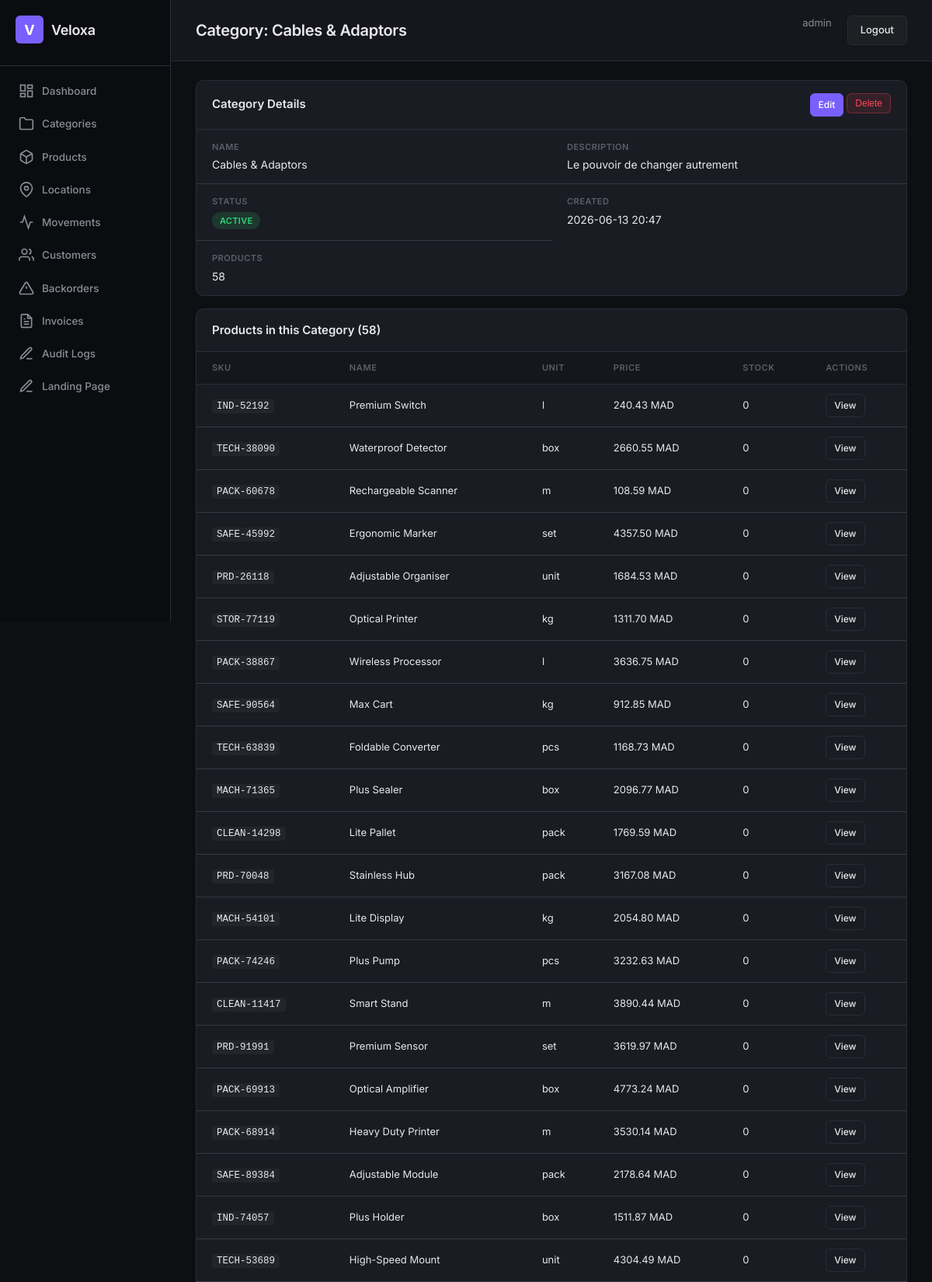
The app's page /categories/7/ (signed in, upper part) with its own data.
### apps/warehouse/models/product.py (models this page shows, shortened)
class Category(models.Model):
    name = models.CharField(max_length=100, unique=True)
    description = models.TextField(blank=True)
    is_active = models.BooleanField(default=True)
    created_at = models.DateTimeField(auto_now_add=True)
    tenant = models.ForeignKey(
        "tenants.Tenant", on_delete=models.CASCADE,
        null=True, blank=True, related_name="%(class)s_set",
    )
    objects = TenantAwareManager()
    class Meta:
        db_table = "warehouse_category"
        verbose_name_plural = "Categories"
        ordering = ["name"]

class Product(models.Model):
    sku = models.CharField(max_length=64, unique=True, db_index=True)
    name = models.CharField(max_length=255)
    description = models.TextField(blank=True)
    category = models.ForeignKey(
        Category, on_delete=models.SET_NULL, null=True, blank=True,
        related_name="products",
    )
    unit = models.ForeignKey(
        Unit, on_delete=models.PROTECT, null=True, blank=True,
        related_name="products",
    )
    cost_price = models.DecimalField(max_digits=12, decimal_places=2, default=0)
    is_active = models.BooleanField(default=True)
    created_at = models.DateTimeField(auto_now_add=True)
    updated_at = models.DateTimeField(auto_now=True)
    tenant = models.ForeignKey(
        "tenants.Tenant", on_delete=models.CASCADE,
        null=True, blank=True, related_name="%(class)s_set",
    )
    objects = TenantAwareManager()
    class Meta:
        db_table = "warehouse_product"
        verbose_name = "Product"

class Unit(models.Model):
    name = models.CharField(max_length=50, unique=True, help_text="e.g. Kilogram, Piece, Box")
    abbreviation = models.CharField(max_length=10, unique=True, help_text="e.g. kg, pcs, box")
    is_active = models.BooleanField(default=True)
    class Meta:
        db_table = "warehouse_unit"
        ordering = ["name"]

### apps/accounts/models.py (models this page shows, shortened)
class User(AbstractUser):
    objects = TenantAwareUserManager()
    ROLE_CHOICES = [
        ("super_admin", "Super Admin"),
        ("warehouse_manager", "Warehouse Manager"),
        ("auditor", "Auditor"),
        ("viewer", "Read-Only Viewer"),
    ]
    role = models.CharField(max_length=32, choices=ROLE_CHOICES, default="viewer")
    phone = models.CharField(max_length=20, blank=True)
    tenant = models.ForeignKey(
        "tenants.Tenant", on_delete=models.CASCADE,
        null=True, blank=True, related_name="users",
    )
    class Meta:
        db_table = "accounts_user"
        verbose_name = "User"
        verbose_name_plural = "Users"

### config/views.py (the view)
# urls.py: path("categories/<int:pk>/", views.category_detail, name="category-detail"),
@login_required
def category_detail(request, pk):
    from django.db.models import Sum
    cat = get_object_or_404(Category, pk=pk)
    products = Product.objects.filter(category=cat).select_related("unit")
    for p in products:
        p.net_stock = StockMovement.objects.filter(product=p).aggregate(Sum("qty"))["qty__sum"] or 0
    return render(request, "category_detail.html", {"category": cat, "products": products})

### apps/accounts/models.py (called while the page is built)
    def get_queryset(self):
        from apps.tenants.utils import get_current_tenant_id
        qs = super().get_queryset()
        tenant_id = get_current_tenant_id()
        if tenant_id is not None:
            return qs.filter(tenant_id=tenant_id)
        return qs

### apps/tenants/managers.py (called while the page is built)
    def get_queryset(self):
        qs = super().get_queryset()
        tenant_id = get_current_tenant_id()
        if tenant_id is not None:
            return qs.filter(tenant_id=tenant_id)
        return qs

### apps/tenants/utils.py (called while the page is built)
def set_current_tenant(tenant):
    _thread_local.tenant = tenant

def get_current_tenant():
    return getattr(_thread_local, "tenant", None)

def get_current_tenant_id():
    tenant = get_current_tenant()
    return tenant.id if tenant else None

### templates/category_detail.html (shortened to what this page needs)
{% extends 'base.html' %}{% block title %}{{ category.name }} — Veloxa Warehouse{% endblock %}{% block page_title %}Category: {{ category.name }}{% endblock %}{% block active %}categories{% endblock %}
{% block content %}
<div class="card">
  <div class="card-header" style="display:flex;justify-content:space-between;align-items:center"><h2>Category Details</h2><div class="actions-cell"><a href="{% url 'category-update' pk=category.pk %}" class="btn btn-sm btn-primary">Edit</a><form method="post" action="{% url 'category-delete' pk=category.pk %}">{% csrf_token %}<button class="btn btn-sm btn-danger">Delete</button></form></div></div>
  <div class="card-body"><div class="detail-grid">
    <div class="detail-field"><div class="detail-label">Name</div><div class="detail-value">{{ category.name }}</div></div>
    <div class="detail-field"><div class="detail-label">Description</div><div class="detail-value">{{ category.description|default:"—" }}</div></div>
    <div class="detail-field"><div class="detail-label">Status</div><div class="detail-value">{% if category.is_active %}<span class="badge badge-success">Active</span>{% else %}<span class="badge badge-muted">Inactive</span>{% endif %}</div></div>
    <div class="detail-field"><div class="detail-label">Created</div><div class="detail-value">{{ category.created_at|date:"Y-m-d H:i" }}</div></div>
    <div class="detail-field"><div class="detail-label">Products</div><div class="detail-value">{{ category.products.count }}</div></div>
  </div></div></div>
<div class="card mt-2">
  <div class="card-header"><h2>Products in this Category ({{ products|length }})</h2></div>
  <div class="card-body">
    {% if products %}
    <table class="table"><thead><tr><th>SKU</th><th>Name</th><th>Unit</th><th>Price</th><th>Stock</th><th class="actions-cell">Actions</th></tr></thead>
    <tbody>{% for p in products %}<tr><td><code>{{ p.sku }}</code></td><td>{{ p.name }}</td><td>{{ p.unit.abbreviation|default:"—" }}</td><td>{{ p.cost_price }} MAD</td><td>{{ p.net_stock }}</td><td class="actions-cell"><a href="{% url 'product-detail' pk=p.pk %}" class="btn btn-sm">View</a></td></tr>{% endfor %}</tbody></table>
    {% else %}<p class="empty">No products in this category.</p>{% endif %}
  </div>
</div>
{% endblock %}

### templates/base.html (shortened to what this page needs)
{% load static %}
<!DOCTYPE html>
<html lang="en">
<head>
  <link rel="stylesheet" href="{% static 'css/style.css' %}">
</head>
<body>
  <div class="layout">
    <aside class="sidebar">
      <div class="sidebar-brand">
        <div class="brand-icon">V</div>
        <span class="brand-text">Veloxa</span>
      </div>
      <nav class="sidebar-nav">
        <a href="{% url 'dashboard' %}" class="nav-item {% if active == 'dashboard' %}active{% endif %}">
          <svg width="20" height="20" viewBox="0 0 24 24" fill="none" stroke="currentColor" stroke-width="2"><rect x="3" y="3" width="7" height="9"/><rect x="14" y="3" width="7" height="5"/><rect x="14" y="12" width="7" height="9"/><rect x="3" y="16" width="7" height="5"/></svg>
          Dashboard
        </a>
        <a href="{% url 'category-list' %}" class="nav-item {% if active == 'categories' %}active{% endif %}">
          <svg width="20" height="20" viewBox="0 0 24 24" fill="none" stroke="currentColor" stroke-width="2"><path d="M22 19a2 2 0 0 1-2 2H4a2 2 0 0 1-2-2V5a2 2 0 0 1 2-2h5l2 3h9a2 2 0 0 1 2 2z"/></svg>
          Categories
        </a>
        <a href="{% url 'product-list' %}" class="nav-item {% if active == 'products' %}active{% endif %}">
          Products
        </a>
        <a href="{% url 'location-list' %}" class="nav-item {% if active == 'locations' %}active{% endif %}">
          <svg width="20" height="20" viewBox="0 0 24 24" fill="none" stroke="currentColor" stroke-width="2"><path d="M21 10c0 7-9 13-9 13s-9-6-9-13a9 9 0 0 1 18 0z"/><circle cx="12" cy="10" r="3"/></svg>
          Locations
        </a>
        <a href="{% url 'movement-list' %}" class="nav-item {% if active == 'movements' %}active{% endif %}">
          <svg width="20" height="20" viewBox="0 0 24 24" fill="none" stroke="currentColor" stroke-width="2"><polyline points="22 12 18 12 15 21 9 3 6 12 2 12"/></svg>
          Movements
        </a>
        <a href="{% url 'customer-list' %}" class="nav-item {% if active == 'customers' %}active{% endif %}">
          <svg width="20" height="20" viewBox="0 0 24 24" fill="none" stroke="currentColor" stroke-width="2"><path d="M17 21v-2a4 4 0 0 0-4-4H5a4 4 0 0 0-4 4v2"/><circle cx="9" cy="7" r="4"/><path d="M23 21v-2a4 4 0 0 0-3-3.87"/><path d="M16 3.13a4 4 0 0 1 0 7.75"/></svg>
          Customers
        </a>
        <a href="{% url 'backorder-list' %}" class="nav-item {% if active == 'backorders' %}active{% endif %}">
          <svg width="20" height="20" viewBox="0 0 24 24" fill="none" stroke="currentColor" stroke-width="2"><path d="M10.29 3.86L1.82 18a2 2 0 0 0 1.71 3h16.94a2 2 0 0 0 1.71-3L13.71 3.86a2 2 0 0 0-3.42 0z"/><line x1="12" y1="9" x2="12" y2="13"/><line x1="12" y1="17" x2="12.01" y2="17"/></svg>
          Backorders
        </a>
        <a href="{% url 'invoice-list' %}" class="nav-item {% if active == 'invoices' %}active{% endif %}">
          <svg width="20" height="20" viewBox="0 0 24 24" fill="none" stroke="currentColor" stroke-width="2"><path d="M14 2H6a2 2 0 0 0-2 2v16a2 2 0 0 0 2 2h12a2 2 0 0 0 2-2V8z"/><polyline points="14 2 14 8 20 8"/><line x1="16" y1="13" x2="8" y2="13"/><line x1="16" y1="17" x2="8" y2="17"/><polyline points="10 9 9 9 8 9"/></svg>
          Invoices
        </a>
        <a href="{% url 'audit-log-list' %}" class="nav-item {% if active == 'audit' %}active{% endif %}">
          <svg width="20" height="20" viewBox="0 0 24 24" fill="none" stroke="currentColor" stroke-width="2"><path d="M12 20h9"/><path d="M16.5 3.5a2.121 2.121 0 0 1 3 3L7 19l-4 1 1-4L16.5 3.5z"/></svg>
          Audit Logs
        </a>
        <a href="{% url 'landing-manage' %}" class="nav-item {% if active == 'landing' %}active{% endif %}">
          <svg width="20" height="20" viewBox="0 0 24 24" fill="none" stroke="currentColor" stroke-width="2"><path d="M12 20h9"/><path d="M16.5 3.5a2.121 2.121 0 0 1 3 3L7 19l-4 1 1-4L16.5 3.5z"/></svg>
          Landing Page
        </a>
      </nav>
    </aside>
    <main class="main">
      <header class="topbar">
        <h1 class="page-title">{% block page_title %}Dashboard{% endblock %}</h1>
        <div class="topbar-right">
          <a href="{% url 'profile' %}" style="color:var(--text-secondary);font-size:13px;margin-right:12px;text-decoration:none">{{ request.user.username }}</a>
          <a href="{% url 'logout' %}" class="btn btn-glass">Logout</a>
        </div>
      </header>
      <div class="content">
        {% block content %}{% endblock %}
      </div>
    </main>
  </div>
</body>
</html>

### static/css/style.css (style rules this page uses)
:root { --bg-primary: #0e0f13; --bg-secondary: #15171c; --bg-card: #1a1c23; --bg-card-hover: #1f2129; --bg-sidebar: #0b0c0f; --border: #2a2d36; --border-light: #363944; --text-primary: #e8e8ed; --text-secondary: #8b8d97; --text-muted: #5c5e68; --accent: #7a5fff; --accent-hover: #6b50e8; --accent-glow: rgba(122, 95, 255, 0.15); --success: #2ed573; --warning: #ffa502; --danger: #ff4757; --info: #3b82f6; --radius: 10px; --radius-sm: 6px; --shadow: 0 2px 8px rgba(0,0,0,.3); }
* { margin: 0; padding: 0; box-sizing: border-box; }
body { font-family: "Inter", -apple-system, BlinkMacSystemFont, sans-serif; background: var(--bg-primary); color: var(--text-primary); font-size: 14px; line-height: 1.5; }
.layout { display: flex; min-height: 100vh; }
.sidebar { width: 220px; background: var(--bg-sidebar); border-right: 1px solid var(--border); padding: 0; display: flex; flex-direction: column; position: fixed; top: 0; left: 0; height: 100vh; z-index: 100; backdrop-filter: blur(12px); }
.sidebar-brand { display: flex; align-items: center; gap: 10px; padding: 20px 20px 28px; border-bottom: 1px solid var(--border); }
.brand-icon { width: 36px; height: 36px; background: var(--accent); border-radius: var(--radius-sm); display: flex; align-items: center; justify-content: center; font-weight: 700; font-size: 18px; color: #fff; }
.brand-text { font-size: 18px; font-weight: 600; letter-spacing: -.3px; }
.sidebar-nav { padding: 12px 10px; display: flex; flex-direction: column; gap: 2px; }
.nav-item { display: flex; align-items: center; gap: 10px; padding: 10px 14px; color: var(--text-secondary); text-decoration: none; border-radius: var(--radius-sm); font-size: 13.5px; font-weight: 500; transition: all .15s; }
.main { margin-left: 220px; flex: 1; padding: 0; }
.topbar { display: flex; align-items: center; justify-content: space-between; padding: 20px 32px; border-bottom: 1px solid var(--border); background: var(--bg-secondary); position: sticky; top: 0; z-index: 50; backdrop-filter: blur(8px); }
.page-title { font-size: 20px; font-weight: 600; letter-spacing: -.3px; }
.topbar-right { display: flex; gap: 8px; }
.content { padding: 24px 32px; }
.card { background: var(--bg-card); border: 1px solid var(--border); border-radius: var(--radius); overflow: hidden; }
.card-header { padding: 16px 20px; border-bottom: 1px solid var(--border); }
.card-header h2 { font-size: 15px; font-weight: 600; }
.card-body { padding: 0; }
.table { width: 100%; border-collapse: collapse; }
.table th { text-align: left; padding: 12px 20px; font-size: 11px; font-weight: 600; text-transform: uppercase; letter-spacing: .6px; color: var(--text-muted); border-bottom: 1px solid var(--border); background: var(--bg-secondary); }
.table td { padding: 12px 20px; border-bottom: 1px solid var(--border-light); font-size: 13px; }
.badge { display: inline-block; padding: 3px 10px; border-radius: 20px; font-size: 11px; font-weight: 600; letter-spacing: .3px; text-transform: uppercase; }
.badge-success { background: rgba(46, 213, 115, .15); color: var(--success); }
.btn { display: inline-flex; align-items: center; gap: 6px; padding: 8px 16px; border: 1px solid var(--border); border-radius: var(--radius-sm); background: var(--bg-card); color: var(--text-primary); font-size: 13px; font-weight: 500; cursor: pointer; transition: all .15s; text-decoration: none; }
.btn-glass { background: rgba(255,255,255,.04); backdrop-filter: blur(4px); }
.mt-2 { margin-top: 16px; }
code { font-family: "JetBrains Mono", "Fira Code", monospace; font-size: 12.5px; background: rgba(255,255,255,.04); padding: 2px 6px; border-radius: 4px; }
.detail-grid { display: grid; grid-template-columns: 1fr 1fr; gap: 0; }
.detail-field { padding: 14px 20px; border-bottom: 1px solid var(--border-light); }
.detail-field:nth-last-child(-n+2) { border-bottom: none; }
.detail-label { font-size: 11px; font-weight: 600; text-transform: uppercase; letter-spacing: .5px; color: var(--text-muted); margin-bottom: 4px; }
.detail-value { font-size: 14px; color: var(--text-primary); }
.btn-primary { background: var(--accent); color: #fff; border-color: var(--accent); }
.btn-danger { background: rgba(255,71,87,.12); color: var(--danger); border-color: rgba(255,71,87,.3); }
.btn-sm { padding: 5px 10px; font-size: 12px; }
.actions-cell { display: flex; gap: 4px; }

### records on screen
Category: name "Cables & Adaptors", description "Le pouvoir de changer autrement", created_at "2026-06-13 20:47", products.count "58"
User: user.username "admin"
Product: sku "IND-52192", name "Premium Switch", unit.abbreviation "l", cost_price "240.43", net_stock "0"
Product: sku "TECH-38090", name "Waterproof Detector", unit.abbreviation "box", cost_price "2660.55", net_stock "0"
Product: sku "PACK-60678", name "Rechargeable Scanner", unit.abbreviation "m", cost_price "108.59", net_stock "0"
Product: sku "SAFE-45992", name "Ergonomic Marker", unit.abbreviation "set", cost_price "4357.50", net_stock "0"
Product: sku "PRD-26118", name "Adjustable Organiser", unit.abbreviation "unit", cost_price "1684.53", net_stock "0"
Product: sku "STOR-77119", name "Optical Printer", unit.abbreviation "kg", cost_price "1311.70", net_stock "0"
Product: sku "PACK-38867", name "Wireless Processor", unit.abbreviation "l", cost_price "3636.75", net_stock "0"
Product: sku "SAFE-90564", name "Max Cart", unit.abbreviation "kg", cost_price "912.85", net_stock "0"
Product: sku "TECH-63839", name "Foldable Converter", unit.abbreviation "pcs", cost_price "1168.73", net_stock "0"
Product: sku "MACH-71365", name "Plus Sealer", unit.abbreviation "box", cost_price "2096.77", net_stock "0"
Product: sku "CLEAN-14298", name "Lite Pallet", unit.abbreviation "pack", cost_price "1769.59", net_stock "0"
Product: sku "PRD-70048", name "Stainless Hub", unit.abbreviation "pack", cost_price "3167.08", net_stock "0"
Product: sku "MACH-54101", name "Lite Display", unit.abbreviation "kg", cost_price "2054.80", net_stock "0"
Product: sku "PACK-74246", name "Plus Pump", unit.abbreviation "pcs", cost_price "3232.63", net_stock "0"
Product: sku "CLEAN-11417", name "Smart Stand", unit.abbreviation "m", cost_price "3890.44", net_stock "0"
Product: sku "PRD-91991", name "Premium Sensor", unit.abbreviation "set", cost_price "3619.97", net_stock "0"
Product: sku "PACK-69913", name "Optical Amplifier", unit.abbreviation "box", cost_price "4773.24", net_stock "0"
Product: sku "PACK-68914", name "Heavy Duty Printer", unit.abbreviation "m", cost_price "3530.14", net_stock "0"
Product: sku "SAFE-89384", name "Adjustable Module", unit.abbreviation "pack", cost_price "2178.64", net_stock "0"
Product: sku "IND-74057", name "Plus Holder", unit.abbreviation "box", cost_price "1511.87", net_stock "0"
Product: sku "TECH-53689", name "High-Speed Mount", unit.abbreviation "unit", cost_price "4304.49", net_stock "0"

### other values on screen
{{ products|length }} "58"
